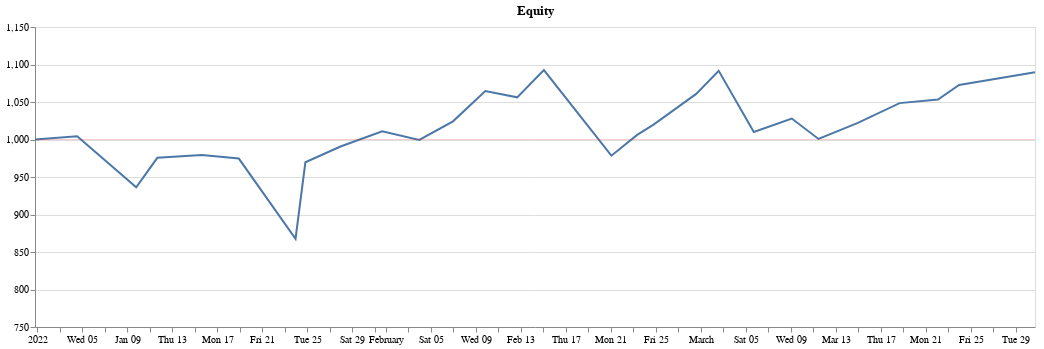

Notebook code cell kept with this figure:
### Code cell
test_report.equity_graph

### Figure 1 — Vega-Lite specification as saved in the notebook (floating-point values rounded to 4 significant figures)
{"config": {"view": {"continuousWidth": 400, "continuousHeight": 300}}, "layer": [{"data": {"name": "data-52f0ef92250f9f200607da2918d31a19"}, "mark": "line", "encoding": {"x": {"axis": {"grid": false, "title": ""}, "field": "Time", "type": "temporal"}, "y": {"axis": {"title": ""}, "field": "Equity", "scale": {"domain": [750.0, 1150.0]}, "type": "quantitative"}}, "transform": [{"filter": {"field": "Equity", "valid": true}}]}, {"data": {"name": "data-ac0604903442ed28ac7caeaeddb9ad1b"}, "mark": {"type": "rule", "size": 0.2}, "encoding": {"color": {"value": "red"}, "y": {"field": "y", "type": "quantitative"}}}, {"data": {"name": "data-52f0ef92250f9f200607da2918d31a19"}, "mark": {"type": "rule", "size": 10}, "encoding": {"opacity": {"value": 0}, "tooltip": [{"field": "Time", "format": "%d %b %Y, %H:%M", "type": "temporal"}, {"field": "Equity", "format": ".2f", "type": "quantitative"}], "x": {"field": "Time", "type": "temporal"}}, "selection": {"selector001": {"type": "single", "nearest": true, "on": "mouseover", "fields": ["Time"], "empty": "none"}}}, {"data": {"name": "data-52f0ef92250f9f200607da2918d31a19"}, "mark": {"type": "rule", "opacity": 0.25, "size": 0.25}, "encoding": {"x": {"field": "Time", "type": "temporal"}}, "transform": [{"filter": {"selection": "selector001"}}]}, {"data": {"name": "data-52f0ef92250f9f200607da2918d31a19"}, "mark": {"type": "point", "filled": true}, "encoding": {"opacity": {"condition": {"value": 1, "selection": "selector001"}, "value": 0}, "x": {"axis": {"grid": false, "title": ""}, "field": "Time", "type": "temporal"}, "y": {"axis": {"title": ""}, "field": "Equity", "scale": {"domain": [750.0, 1150.0]}, "type": "quantitative"}}, "transform": [{"filter": {"field": "Equity", "valid": true}}]}], "height": 300, "title": "Equity", "width": 1000, "$schema": "https://vega.github.io/schema/vega-lite/v4.17.0.json", "datasets": {"data-52f0ef92250f9f200607da2918d31a19": [{"Time": "2022-01-01T00:00:00+05:00", "Equity": 1000.0}, {"Time": "2022-01-04T18:00:00+05:00", "Equity": 1004.0}, {"Time": "2022-01-10T00:00:00+05:00", "Equity": 936.3}, {"Time": "2022-01-11T21:00:00+05:00", "Equity": 975.6}, {"Time": "2022-01-15T20:00:00+05:00", "Equity": 979.4}, {"Time": "2022-01-19T03:00:00+05:00", "Equity": 974.6}, {"Time": "2022-01-24T04:00:00+05:00", "Equity": 867.7}, {"Time": "2022-01-25T01:00:00+05:00", "Equity": 969.6}, {"Time": "2022-01-28T04:00:00+05:00", "Equity": 990.7}, {"Time": "2022-01-31T21:00:00+05:00", "Equity": 1011.0}, {"Time": "2022-02-04T04:00:00+05:00", "Equity": 999.4}, {"Time": "2022-02-07T04:00:00+05:00", "Equity": 1024.0}, {"Time": "2022-02-10T01:00:00+05:00", "Equity": 1065.0}, {"Time": "2022-02-12T21:00:00+05:00", "Equity": 1056.0}, {"Time": "2022-02-15T06:00:00+05:00", "Equity": 1092.0}, {"Time": "2022-02-21T06:00:00+05:00", "Equity": 978.4}, {"Time": "2022-02-23T13:00:00+05:00", "Equity": 1006.0}, {"Time": "2022-02-25T00:00:00+05:00", "Equity": 1020.0}, {"Time": "2022-02-28T19:00:00+05:00", "Equity": 1061.0}, {"Time": "2022-03-02T19:00:00+05:00", "Equity": 1092.0}, {"Time": "2022-03-05T22:00:00+05:00", "Equity": 1010.0}, {"Time": "2022-03-09T07:00:00+05:00", "Equity": 1028.0}, {"Time": "2022-03-11T16:00:00+05:00", "Equity": 1001.0}, {"Time": "2022-03-15T04:00:00+05:00", "Equity": 1022.0}, {"Time": "2022-03-18T21:00:00+05:00", "Equity": 1048.0}, {"Time": "2022-03-22T07:00:00+05:00", "Equity": 1053.0}, {"Time": "2022-03-24T04:00:00+05:00", "Equity": 1073.0}, {"Time": "2022-03-30T22:00:00+05:00", "Equity": 1090.0}], "data-ac0604903442ed28ac7caeaeddb9ad1b": [{"y": 1000}]}}
